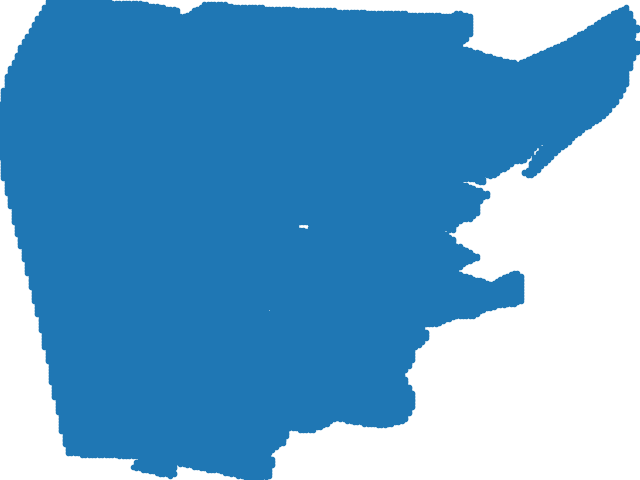

This chart was generated by the following Python code:
from matplotlib import pyplot as plt
from threedigrid.admin.gridresultadmin import GridH5ResultAdmin
from threedigrid.admin.gridadmin import GridH5Admin
import os

result_path = "./"
nc = os.path.join(result_path,'aggregate_results_3di.nc')
f = os.path.join(result_path,'gridadmin.h5')

ga = GridH5Admin(f)
gr = GridH5ResultAdmin(f,nc)

plt.figure()
#plotting only your 2d open water grid
xyc = ga.nodes.subset('2d_open_water').coordinates
plt.plot(xyc[0], xyc[1], '.', label='2D open water')

plt.gca().set_axis_off()
plt.gcf().set_facecolor('none')
plt.axis('off')
plt.subplots_adjust(top = 1, bottom = 0, right = 1, left = 0, 
            hspace = 0, wspace = 0)
plt.margins(0,0)
plt.gca().xaxis.set_major_locator(plt.NullLocator())
plt.gca().yaxis.set_major_locator(plt.NullLocator())
plt.savefig("3di.png", bbox_inches = 'tight',
    pad_inches = 0)

plt.show()


